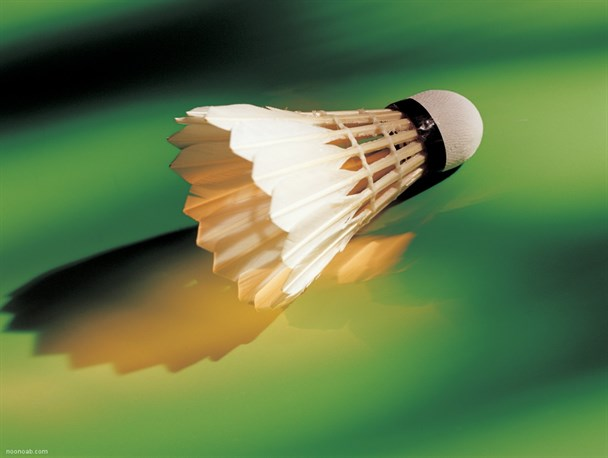
%> input picture badminton.jpg, 608 x 458 px
$ octave HPF.m   (GNU Octave 9; MATLAB toolbox functions it lacks are replaced by stand-ins)
%> lines starting %> are read from the running program, lines starting %| are printed output that depends on the picture
I = imread('badminton.jpg'); % Membaca file gambar dari hardisk
%> I is the input picture: size 458x608x3 uint8; mean R, G, B 96, 122.2, 72.1
J = imnoise(I,'salt & pepper',0.2); % Mengubah gambar asli menjadi noise
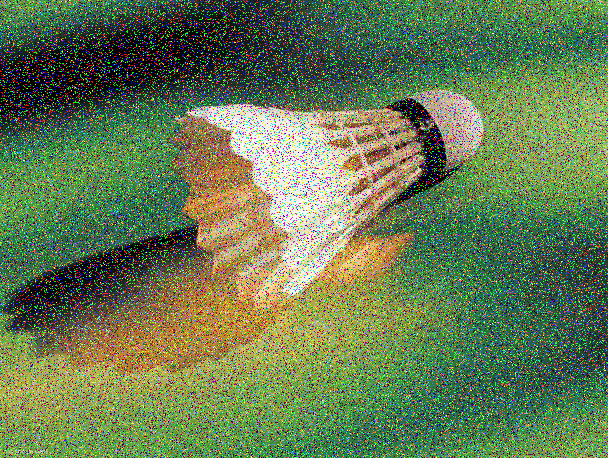
%> J: size 458x608x3 uint8; mean R, G, B 102.3, 123.3, 83.3

r = medfilt2(J(:, :, 1), [3 3]); % Filter komposisi warna merah
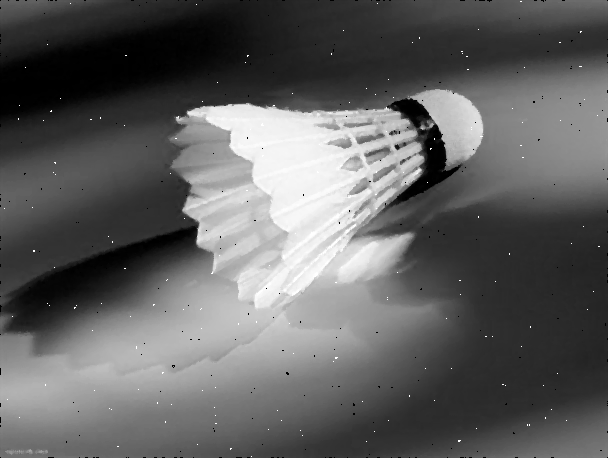
%> r: size 458x608 uint8; min 0, max 255, mean 95.9
g = medfilt2(J(:, :, 2), [3 3]); % Filter komposisi warna hijau
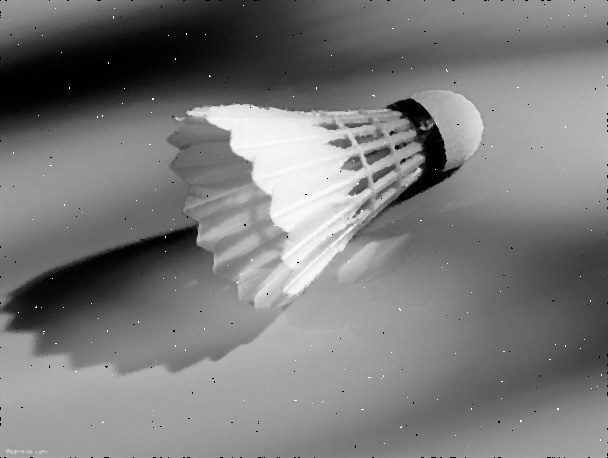
%> g: size 458x608 uint8; min 0, max 255, mean 122.1
b = medfilt2(J(:, :, 3), [3 3]); % Filter komposisi warna biru
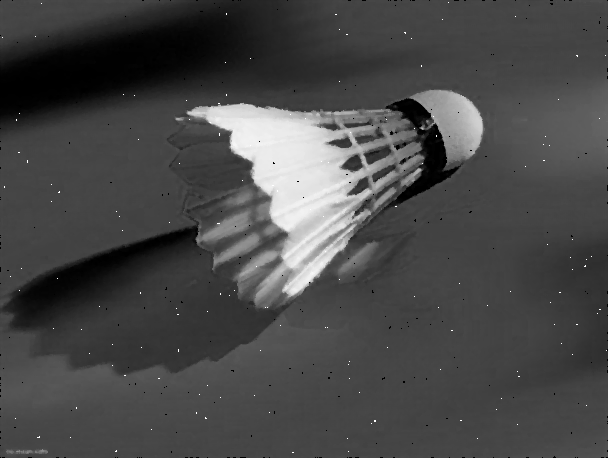
%> b: size 458x608 uint8; min 0, max 255, mean 72.1

K = cat(3, r, g, b); % Menggabungkan hasil dari filter warna merah, hijau dan biru
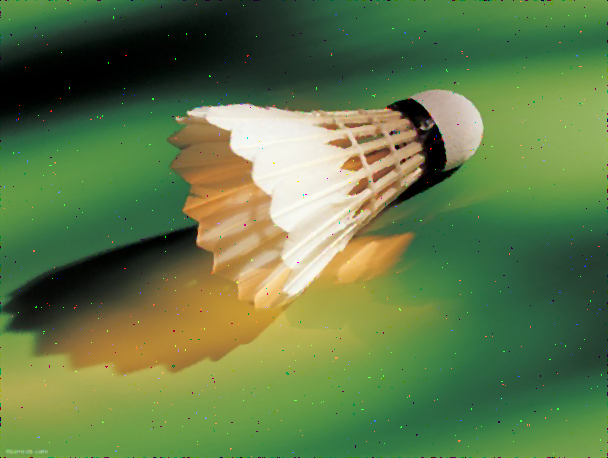
%> K: size 458x608x3 uint8; mean R, G, B 95.9, 122.1, 72.1

figure; % Menampilkan Figure
subplot(121);imshow(J);title('Gambar Asli + Noise'); % Membuat plot dan menampilkan hasil dari J ( gambar noise )
subplot(122);imshow(K);title('Perbaikan Gambar Noise'); % Membuat plot dan menampilkan hasil dari K ( hasil pengolahan gambar noise )
